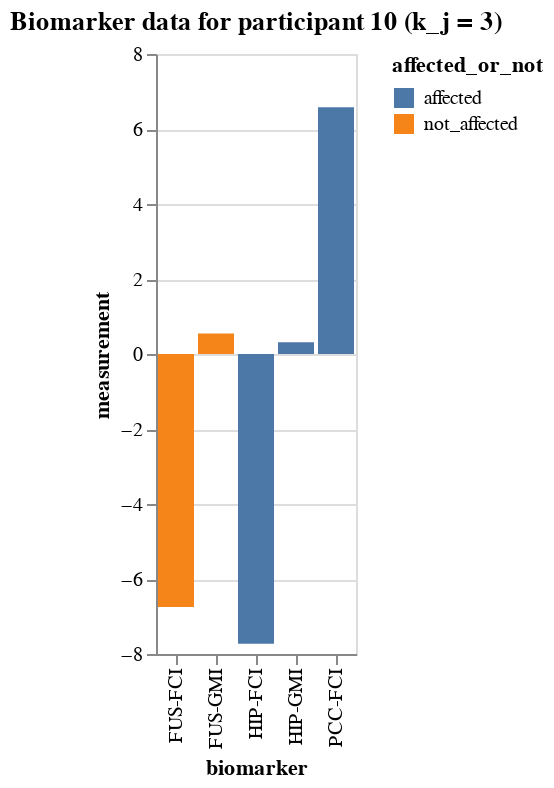

Here is the notebook cell this chart was saved with:
### Markdown cell above
### A certain participant's data

### Code cell
# participant 10
participant10_data = df[df.participant == 10]
alt.Chart(participant10_data).mark_bar().encode(
    x='biomarker',
    y='measurement',
    color=alt.Color(
        'affected_or_not:N'
    ),
    tooltip=['biomarker', 'affected_or_not', 'measurement']
).interactive().properties(
    title=f'Biomarker data for participant 10 (k_j = {participant10_data.k_j.to_list()[0]})'
)

### Figure 1 — Vega-Lite specification as saved in the notebook (floating-point values rounded to 4 significant figures)
{"config": {"view": {"continuousWidth": 300, "continuousHeight": 300}}, "data": {"name": "data-d42c9d74f3a9be1b77330c2bbfc26d5f"}, "mark": {"type": "bar"}, "encoding": {"color": {"field": "affected_or_not", "type": "nominal"}, "tooltip": [{"field": "biomarker", "type": "nominal"}, {"field": "affected_or_not", "type": "nominal"}, {"field": "measurement", "type": "quantitative"}], "x": {"field": "biomarker", "type": "nominal"}, "y": {"field": "measurement", "type": "quantitative"}}, "params": [{"name": "param_1", "select": {"type": "interval", "encodings": ["x", "y"]}, "bind": "scales"}], "title": "Biomarker data for participant 10 (k_j = 3)", "$schema": "https://vega.github.io/schema/vega-lite/v5.16.3.json", "datasets": {"data-d42c9d74f3a9be1b77330c2bbfc26d5f": [{"participant": 10, "biomarker": "HIP-FCI", "measurement": -7.727, "k_j": 3, "S_n": 1, "affected_or_not": "affected"}, {"participant": 10, "biomarker": "HIP-GMI", "measurement": 0.3156, "k_j": 3, "S_n": 3, "affected_or_not": "affected"}, {"participant": 10, "biomarker": "FUS-FCI", "measurement": -6.744, "k_j": 3, "S_n": 5, "affected_or_not": "not_affected"}, {"participant": 10, "biomarker": "PCC-FCI", "measurement": 6.579, "k_j": 3, "S_n": 2, "affected_or_not": "affected"}, {"participant": 10, "biomarker": "FUS-GMI", "measurement": 0.5456, "k_j": 3, "S_n": 4, "affected_or_not": "not_affected"}]}}
